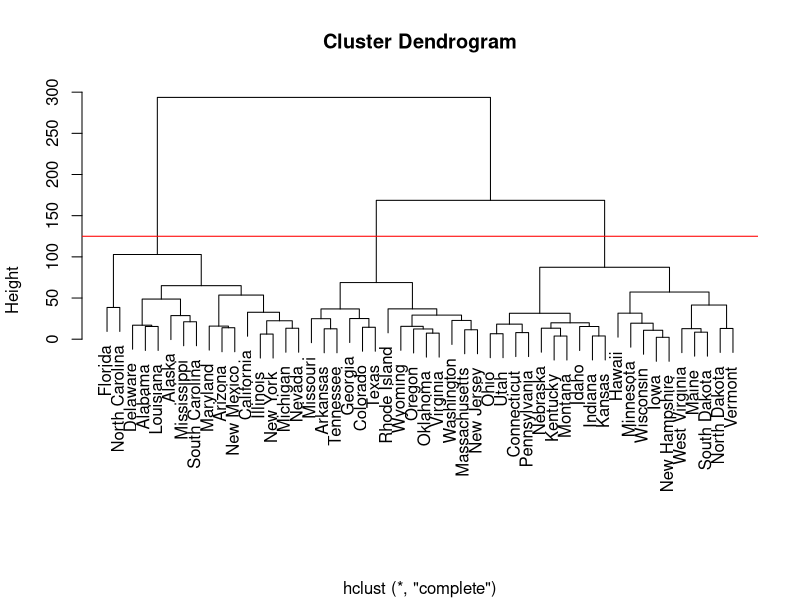
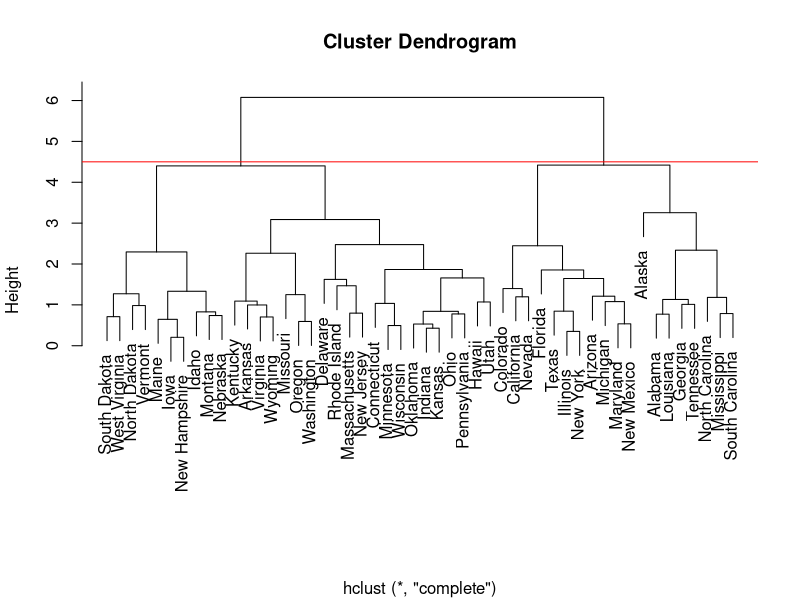

These charts were generated, in order, by the following R code:
## ---- chunk 1
# store to 'arrests' for easier name 
arrests <- USArrests

head(arrests) 

# center data 
arrest_scaled <- scale(arrests)

## ---- chunk 2
df_dist <- dist(arrest_scaled, method = "euclidean") 
head(df_dist) 
## ---- chunk 3
df_cor <- cor(arrest_scaled)
## ---- chunk 4
distance_squared <- (df_dist)^2
head(distance_squared) 
## ---- chunk 5
subtract_one <- function(df) {
  df - 1
}

# Call the function on your data frame
df_cor_subtracted <- subtract_one(df_cor)

# inspect 
head(df_cor_subtracted) 
## ---- chunk 6
# Calculate the correlation matrix
corr_matrix <- cor(arrest_scaled)

# Calculate the squared Euclidean distance matrix
dist_matrix <- dist(arrest_scaled, method = "euclidean")^2

# Calculate the proportionality constant
prop_const <- sum(dist_matrix) / sum(1 - corr_matrix)

# Calculate the left and right sides of the equation
left_side <- 1 - corr_matrix
right_side <- prop_const * dist_matrix

# Check if the two sides are equal
all.equal(left_side, right_side, tolerance = 1e-10)
## ---- chunk 7
pca1 <- prcomp(arrest_scaled) 

summary(pca1)
## ---- chunk 8
pca1$sdev^2/sum(pca1$sdev^2)*100
## ---- chunk 9
# Create a dist mat using euclidean 
arrest_dist <- dist(USArrests, method = "euclidean")

# fit HCA with complete linkage 
hca1 <- hclust(arrest_dist, method = "complete")
## ---- chunk 10
plot(hca1, xlab = "")
abline(h = 125, col = "red")
## ---- chunk 11
# cut the tree to separate into 3 clusters 
hca1_clusters = cutree(hca1, 3) 

# review the states and their assigned cluster
hca1_clusters

## ---- chunk 12
# scale data for an SD = 1 
arrests_sd_scale <- scale(USArrests)

# check that SD = 1
for (i in 1:ncol(arrests_sd_scale)) { 
  
  print(sd(arrests_sd_scale[, i])) 

  }
## ---- chunk 13
dist_sd_scaled <- dist(arrests_sd_scale, method = "euclidean")
## ---- chunk 14
hca2 <- hclust(dist_sd_scaled, method = "complete")
## ---- chunk 15
plot(hca2, xlab = "")
abline(h = 4.5, col = "red")
## ---- chunk 16
# cut into 3 distinct clusters 
hca2_clusters <- cutree(hca2, k = 3) 

# inspect the clusters 
hca2_clusters
